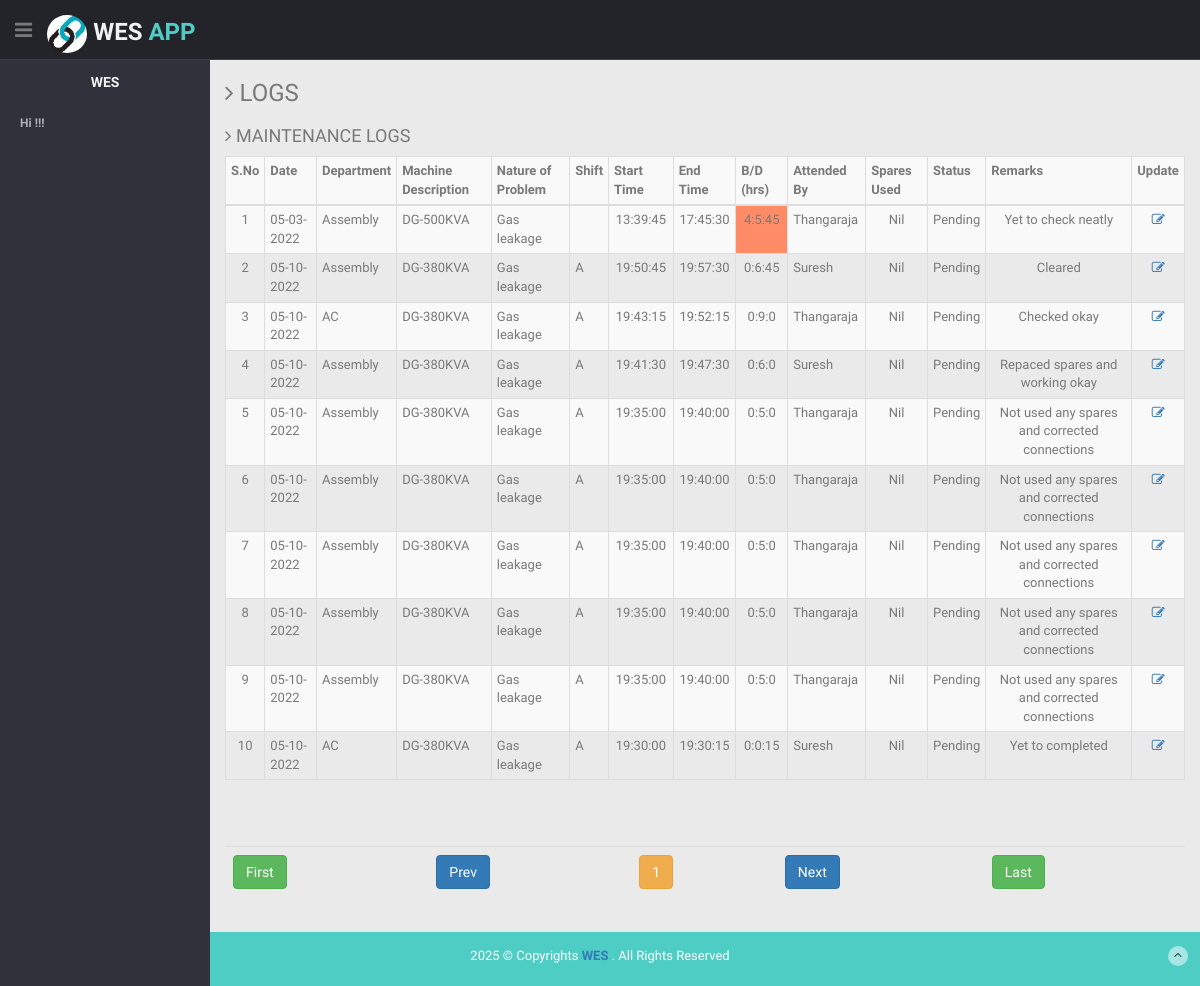
The page /php/mpend/index.php (signed in) on the database its author committed.
### tables this page shows
CREATE TABLE `mlog` (
  `id` int(11) NOT NULL,
  `stdate` varchar(10) NOT NULL,
  `eddate` varchar(10) NOT NULL,
  `dept` varchar(50) NOT NULL,
  `item_description1` text NOT NULL,
  `nop` varchar(50) NOT NULL,
  `stype` varchar(50) NOT NULL,
  `stime` varchar(10) NOT NULL,
  `etime` varchar(10) NOT NULL,
  `bdtime` varchar(50) NOT NULL,
  `sused` varchar(255) NOT NULL,
  `stat` varchar(50) NOT NULL,
  `remarks` text NOT NULL,
  `username` varchar(25) NOT NULL,
  `trn_date` varchar(20) NOT NULL,
  `numail` varchar(50) NOT NULL
);

### php/mpend/index.php (the view, shortened to what this page needs)
<?php
require("../cheader.php");
?>
<section id="main-content">
<section class="wrapper">
<h3><i class="fa fa-angle-right"></i> LOGS </h3>
<div class="row">
<div class="col-lg-12">
<div style='overflow: auto;'>
<h4><i class="fa fa-angle-right"></i> MAINTENANCE LOGS </h4>
<section id="unseen">
<table class="table table-bordered table-striped table-condensed">
<thead>
<tbody>
<tr>
<th><strong>S.No</strong></th>
<th><strong>Date</strong></th>
<th><strong>Department </strong></th>
<th><strong>Machine Description </strong></th>
<th><strong>Nature of Problem </strong></th>
<th><strong>Shift</strong></th>
<th><strong>Start Time</strong></th>
<th><strong>End Time</strong></th>
<th><strong>B/D (hrs)</strong></th>
<th><strong>Attended By</strong></th>
<th><strong>Spares Used</strong></th>
<th><strong>Status</strong></th>
<th><strong>Remarks</strong></th>
<th><strong>Update </strong></th>
</tr>
</thead>
<tbody>
<?php
$stat = 'Pending';
        if (isset($_GET['pageno'])) {
            $pageno = $_GET['pageno'];
        } else {
            $pageno = 1;
        }
        $no_of_records_per_page = 10;
        $offset = ($pageno-1) * $no_of_records_per_page;
        $total_pages_sql = "SELECT COUNT(*) FROM mlog where stat='".$stat."' ORDER BY id DESC";
        $result = mysqli_query($con,$total_pages_sql);
        $total_rows = mysqli_fetch_array($result)[0];
        $total_pages = ceil($total_rows / $no_of_records_per_page);
        $sql = "SELECT * FROM mlog where stat='".$stat."' ORDER BY id DESC LIMIT $offset, $no_of_records_per_page";
        $result = mysqli_query($con,$sql);
		$count=1;
while($row = mysqli_fetch_assoc($result)) { ?>
<tr>
<td align="center"><?php echo $count; ?></td>
<td align="left"><?php echo $row["stdate"]; ?></td>
<td align="left"><?php echo $row["dept"]; ?></td>
<td align="left"><?php echo $row["item_description1"]; ?></td>
<td align="left"><?php echo $row["nop"]; ?></td>
<td align="left">
<?php include "../db.php";
	$sql=mysqli_query($con,"select * from shifts ");
	while($res=mysqli_fetch_assoc($sql)){
	$stshift=$res['stshift'];
	$edshift=$res['edshift'];
	}
	$stime=$row['stime'];
	if ($stime < $stshift){
		echo "A";
	} elseif ($stime > $edshift) {
		echo "A";
	} elseif ($stime < $stshift) {
		echo "B";
	} elseif ($stime > $edshift) {
		echo "B";
	} elseif ($stime < $stshift) {
		echo "C";
	} elseif ($stime > $edshift) {
		echo "C";
	} elseif ($stime < $stshift) {
		echo "G";
	} elseif ($stime > $edshift) {
		echo "G";
	} else
	{
	}
	 ?>
</td>
<td align="center"><?php echo $row['stime'];?></td>
<td align="center"><?php echo $row['etime'];?></td>
<td align="center"
<?php
$a=$row['stime'];
$b=$row['etime'];
$d1 = new DateTime($a);
$d2 = new DateTime($b);
$interval = $d1->diff($d2);
$diffInHours   = $interval->h;
if ($diffInHours > '1')
{
$bgColor = ' style="background-color:#ff8c66;" ';
}else{
$bgColor = ' ';
} echo $bgColor; ?>
>
<?php
$a=$row['stime'];
$b=$row['etime'];
$d1 = new DateTime($a);
$d2 = new DateTime($b);
$interval = $d1->diff($d2);
echo $diffInHours   = $interval->h;
echo ":";
echo $diffInMinutes = $interval->i;
echo ":";
echo $diffInSeconds = $interval->s;
?></td>
<td align="left"><?php echo $row["username"]; ?></td>
<td align="center"><?php echo $row["sused"]; ?></td>
<td align="center"><?php echo $row["stat"]; ?></td>
<td align="center"><?php echo $row["remarks"]; ?></td>
<td align="center"><a href=" update.php?id=<?php echo $row["id"]; ?>" ><i class="fa fa-edit"></i></a></td>
<?php $count++; } ?>
</tbody>
</table>
</div>
<div style='overflow: auto;' align='center'>
<table class="table">
<thead>
<tbody>
<tr>
    <ul class="pagination">
        <td><a href="?pageno=1" class="btn btn-success">First</a></td>
        <td class="<?php if($pageno <= 1){ echo 'disabled'; } ?>">
            <a href="<?php if($pageno <= 1){ echo '#'; } else { echo "?pageno=".($pageno - 1); } ?>" class="btn btn-primary">Prev</a>
        </td>
        <td class="">
            <a href="<?php echo "?pageno=".($pageno); ?>" class="btn btn-warning"><?php echo "$pageno"; ?></a>
        </td>
        <td class="<?php if($pageno >= $total_pages){ echo 'disabled'; } ?>">
            <a href="<?php if($pageno >= $total_pages){ echo '#'; } else { echo "?pageno=".($pageno + 1); } ?>" class="btn btn-primary">Next</a>
        </td>
        <td><a href="?pageno=<?php echo $total_pages; ?>"class="btn btn-success">Last</a></td>
    </ul>
</table>
              </section>
      </section>
    </section>
<?php
require("../footer.php");
?>

### php/css/style.css (style rules this page uses)
body { color: #797979; background: #eaeaea; font-family: 'Ruda', sans-serif; padding: 0px !important; margin: 0px !important; font-size:13px; }
a, a:hover, a:focus { text-decoration: none; outline: none; }
#main-content { margin-left: 210px; }
.wrapper { display: inline-block; margin-top: 60px; padding-left: 15px; padding-right: 15px; padding-bottom: 15px; padding-top: 0px; width: 100%; }

### rows shown on the page
mlog: stdate "05-03-2022", dept "Assembly", item_description1 "DG-500KVA", nop "Gas leakage", stime "13:39:45", etime "17:45:30", stime+etime "4", stime+etime "5", stime+etime "45", username "Thangaraja", sused "Nil", stat "Pending", remarks "Yet to check neatly"
mlog: stdate "05-10-2022", dept "Assembly", item_description1 "DG-380KVA", nop "Gas leakage", stime "19:50:45", etime "19:57:30", stime+etime "0", stime+etime "6", stime+etime "45", username "Suresh", sused "Nil", stat "Pending", remarks "Cleared"
mlog: stdate "05-10-2022", dept "AC", item_description1 "DG-380KVA", nop "Gas leakage", stime "19:43:15", etime "19:52:15", stime+etime "0", stime+etime "9", username "Thangaraja", sused "Nil", stat "Pending", remarks "Checked okay"
mlog: stdate "05-10-2022", dept "Assembly", item_description1 "DG-380KVA", nop "Gas leakage", stime "19:41:30", etime "19:47:30", stime+etime "0", stime+etime "6", username "Suresh", sused "Nil", stat "Pending", remarks "Repaced spares and working okay"
mlog: stdate "05-10-2022", dept "Assembly", item_description1 "DG-380KVA", nop "Gas leakage", stime "19:35:00", etime "19:40:00", stime+etime "0", stime+etime "5", username "Thangaraja", sused "Nil", stat "Pending", remarks "Not used any spares and corrected connections"
mlog: stdate "05-10-2022", dept "Assembly", item_description1 "DG-380KVA", nop "Gas leakage", stime "19:35:00", etime "19:40:00", stime+etime "0", stime+etime "5", username "Thangaraja", sused "Nil", stat "Pending", remarks "Not used any spares and corrected connections"
mlog: stdate "05-10-2022", dept "Assembly", item_description1 "DG-380KVA", nop "Gas leakage", stime "19:35:00", etime "19:40:00", stime+etime "0", stime+etime "5", username "Thangaraja", sused "Nil", stat "Pending", remarks "Not used any spares and corrected connections"
mlog: stdate "05-10-2022", dept "Assembly", item_description1 "DG-380KVA", nop "Gas leakage", stime "19:35:00", etime "19:40:00", stime+etime "0", stime+etime "5", username "Thangaraja", sused "Nil", stat "Pending", remarks "Not used any spares and corrected connections"
mlog: stdate "05-10-2022", dept "Assembly", item_description1 "DG-380KVA", nop "Gas leakage", stime "19:35:00", etime "19:40:00", stime+etime "0", stime+etime "5", username "Thangaraja", sused "Nil", stat "Pending", remarks "Not used any spares and corrected connections"
mlog: stdate "05-10-2022", dept "AC", item_description1 "DG-380KVA", nop "Gas leakage", stime "19:30:00", etime "19:30:15", stime+etime "0", stime+etime "15", username "Suresh", sused "Nil", stat "Pending", remarks "Yet to completed"

### other values the page prints
$pageno "1"
